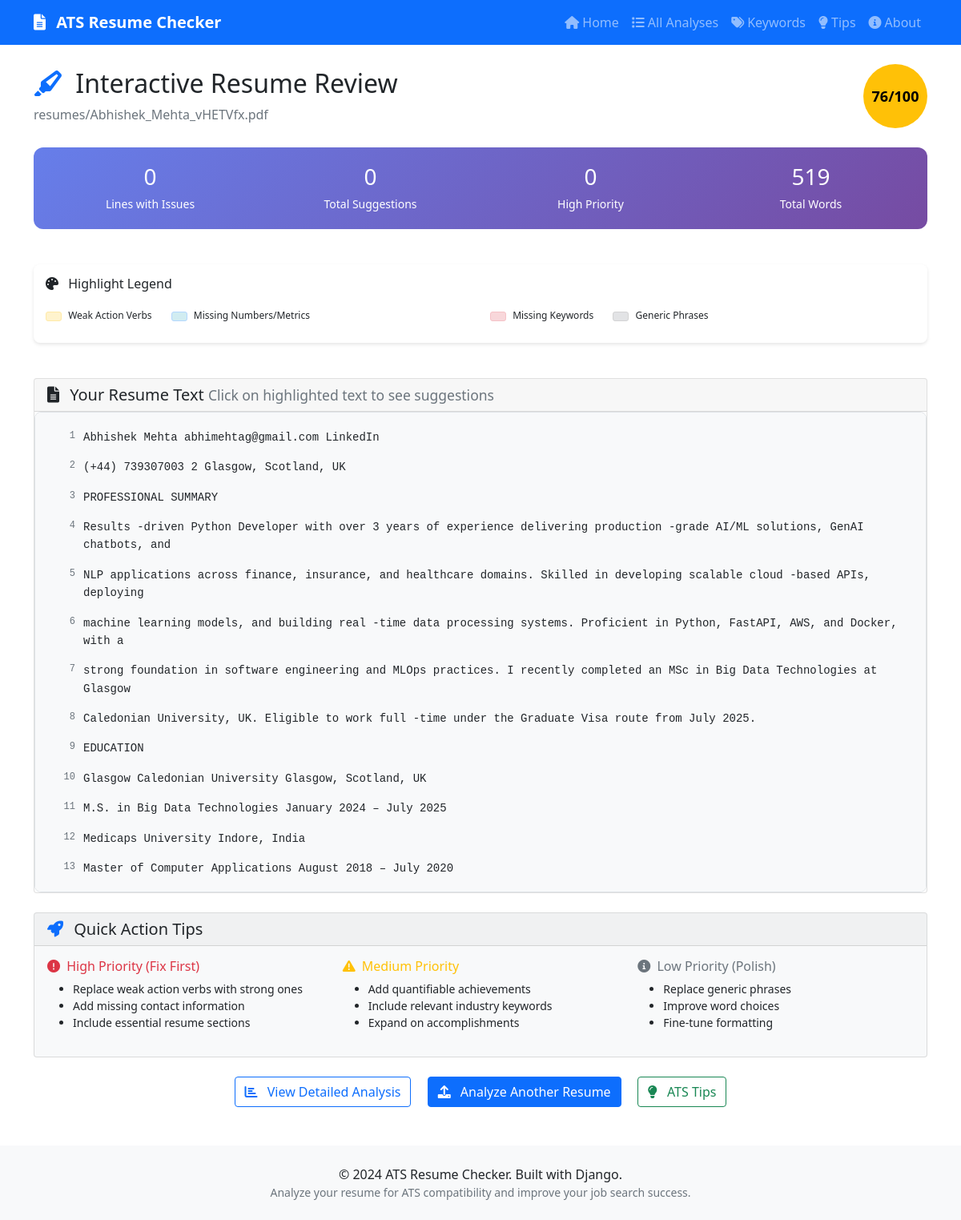
/analysis/2/interactive/, run on the app's committed database.
### resume_analyzer/models.py (models this page shows, shortened)
class ATSAnalysis(models.Model):
    resume = models.OneToOneField(Resume, on_delete=models.CASCADE, related_name='analysis')
    extracted_text = models.TextField(help_text="Raw text extracted from resume")
    word_count = models.IntegerField(default=0)
    overall_score = models.FloatField(default=0.0, help_text="Overall ATS compatibility score (0-100)")
    has_clear_sections = models.BooleanField(default=False)
    has_contact_info = models.BooleanField(default=False)
    has_work_experience = models.BooleanField(default=False)
    has_education = models.BooleanField(default=False)
    has_skills = models.BooleanField(default=False)
    keyword_density = models.FloatField(default=0.0, help_text="Percentage of relevant keywords")
    readability_score = models.FloatField(default=0.0, help_text="Flesch reading ease score")
    has_images = models.BooleanField(default=False, help_text="Contains images or graphics")
    has_tables = models.BooleanField(default=False, help_text="Contains tables")
    has_special_characters = models.BooleanField(default=False, help_text="Contains special characters")
    recommendations = models.TextField(blank=True, help_text="Suggestions for improvement")
    additional_data = models.JSONField(default=dict, blank=True)
    analyzed_at = models.DateTimeField(auto_now_add=True)
    analysis_version = models.CharField(max_length=10, default="1.0")

class Resume(models.Model):
    name = models.CharField(max_length=255, help_text="Name of the person (optional)")
    email = models.EmailField(blank=True, null=True, help_text="Email address (optional)")
    file = models.FileField(
        upload_to=resume_upload_path,
        validators=[FileExtensionValidator(allowed_extensions=['pdf', 'docx', 'doc'])],
        help_text="Upload PDF or Word document"
    )
    original_filename = models.CharField(max_length=255)
    uploaded_at = models.DateTimeField(auto_now_add=True)
    processed = models.BooleanField(default=False)

### resume_analyzer/views.py (the view)
# urls.py: path('analysis/<int:analysis_id>/interactive/', views.interactive_review, name='interactive_review'),
def interactive_review(request, analysis_id):
    analysis = get_object_or_404(ATSAnalysis, id=analysis_id)
    additional_data = analysis.additional_data or {}
    text_issues = additional_data.get('text_issues', [])
    total_issues = sum(len(line_issue['issues']) for line_issue in text_issues)
    high_priority_issues = sum(
        len([issue for issue in line_issue['issues'] if issue.get('priority') == 'high'])
        for line_issue in text_issues
    )
    resume_lines = analysis.extracted_text.split('\n') if analysis.extracted_text else []
    context = {
        'analysis': analysis,
        'text_issues': text_issues,
        'resume_lines': resume_lines,
        'total_issues': total_issues,
        'high_priority_issues': high_priority_issues,
    }
    return render(request, 'resume_analyzer/interactive_review.html', context)

### resume_analyzer/templates/resume_analyzer/interactive_review.html (shortened to what this page needs)
{% extends 'resume_analyzer/base.html' %}
{% load resume_filters %}
{% block content %}
<div class="row">
    <div class="col-12 mb-4">
        <div class="d-flex justify-content-between align-items-center">
            <div>
                <h1 class="h2">
                    <i class="fas fa-highlighter text-primary me-2"></i>
                    Interactive Resume Review
                </h1>
                <p class="text-muted mb-0">{{ analysis.resume.original_filename }}</p>
            </div>
            <div class="text-end">
                <div class="score-circle score-{% if analysis.overall_score >= 80 %}good{% elif analysis.overall_score >= 60 %}fair{% else %}poor{% endif %}">
                    {{ analysis.overall_score|floatformat:0 }}/100
                </div>
            </div>
        </div>
    </div>
</div>
<div class="row mb-4">
    <div class="col-12">
        <div class="stats-card">
            <div class="row text-center">
                <div class="col-md-3">
                    <h3 class="mb-1">{{ text_issues|length }}</h3>
                    <small>Lines with Issues</small>
                </div>
                <div class="col-md-3">
                    <h3 class="mb-1">{{ total_issues }}</h3>
                    <small>Total Suggestions</small>
                </div>
                <div class="col-md-3">
                    <h3 class="mb-1">{{ high_priority_issues }}</h3>
                    <small>High Priority</small>
                </div>
                <div class="col-md-3">
                    <h3 class="mb-1">{{ analysis.word_count }}</h3>
                    <small>Total Words</small>
                </div>
            </div>
        </div>
    </div>
</div>
<div class="row mb-4">
    <div class="col-12">
        <div class="legend">
            <h6 class="mb-3">
                <i class="fas fa-palette me-2"></i>
                Highlight Legend
            </h6>
            <div class="row">
                <div class="col-md-6">
                    <div class="legend-item">
                        <span class="legend-color highlight-weak-verb"></span>
                        Weak Action Verbs
                    </div>
                    <div class="legend-item">
                        <span class="legend-color highlight-missing-quantification"></span>
                        Missing Numbers/Metrics
                    </div>
                </div>
                <div class="col-md-6">
                    <div class="legend-item">
                        <span class="legend-color highlight-missing-keywords"></span>
                        Missing Keywords
                    </div>
                    <div class="legend-item">
                        <span class="legend-color highlight-generic-phrase"></span>
                        Generic Phrases
                    </div>
                </div>
            </div>
        </div>
    </div>
</div>
<div class="row">
    <div class="col-12">
        <div class="card">
            <div class="card-header">
                <h5 class="mb-0">
                    <i class="fas fa-file-text me-2"></i>
                    Your Resume Text
                    <span class="text-muted small">Click on highlighted text to see suggestions</span>
                </h5>
            </div>
            <div class="card-body p-0">
                <div class="resume-text">
                    {% if text_issues %}
                        {% for line_issue in text_issues %}
                        <div class="line-container">
                            <div class="line-number">{{ line_issue.line_number }}</div>
                            <div class="line-content">
                                {% if line_issue.issues %}
                                    {% for issue in line_issue.issues %}
                                        <span class="highlighted-text highlight-{{ issue.type }} priority-{{ issue.priority }}"
                                             onclick="toggleSuggestion(this)">
                                            {{ issue.text }}
                                            <div class="suggestion-tooltip priority-{{ issue.priority }}">
                                                <div class="suggestion-header">
                                                    {% if issue.priority == 'high' %}
                                                        <i class="fas fa-exclamation-circle text-danger me-1"></i>High Priority
                                                    {% elif issue.priority == 'medium' %}
                                                        <i class="fas fa-exclamation-triangle text-warning me-1"></i>Medium Priority
                                                    {% else %}
                                                        <i class="fas fa-info-circle text-secondary me-1"></i>Low Priority
                                                    {% endif %}
                                                </div>
                                                <div class="suggestion-content">
                                                    {{ issue.suggestion }}
                                                    {% if issue.alternatives %}
                                                        <div class="suggestion-examples">
                                                            <strong>Try instead:</strong><br>
                                                            {% for alt in issue.alternatives %}
                                                                <span class="badge bg-success me-1">{{ alt }}</span>
                                                            {% endfor %}
                                                        </div>
                                                    {% endif %}
                                                    {% if issue.examples %}
                                                        <div class="suggestion-examples">
                                                            <strong>Examples:</strong><br>
                                                            {% for example in issue.examples %}
                                                                <span class="badge bg-info me-1">{{ example }}</span>
                                                            {% endfor %}
                                                        </div>
                                                    {% endif %}
                                                    {% if issue.keywords %}
                                                        <div class="suggestion-examples">
                                                            <strong>Add keywords:</strong><br>
                                                            {% for keyword in issue.keywords %}
                                                                <span class="badge bg-primary me-1">{{ keyword|title }}</span>
                                                            {% endfor %}
                                                        </div>
                                                    {% endif %}
                                                    {% if issue.alternative %}
                                                        <div class="suggestion-examples">
                                                            <strong>Better version:</strong><br>
                                                            <em>"{{ issue.alternative }}"</em>
                                                        </div>
                                                    {% endif %}
                                                </div>
                                            </div>
                                        </span>
                                        {% if not forloop.last %} {% endif %}
                                    {% endfor %}
                                {% else %}
                                    {{ line_issue.line_text }}
                                {% endif %}
                            </div>
                        </div>
                        {% endfor %}
                    {% else %}
                        {% for line in resume_lines %}
                        <div class="line-container">
                            <div class="line-number">{{ forloop.counter }}</div>
                            <div class="line-content">{{ line }}</div>
                        </div>
                        {% endfor %}
                    {% endif %}
                </div>
            </div>
        </div>
    </div>
</div>
<div class="row mt-4">
    <div class="col-12">
        <div class="card bg-light">
            <div class="card-header">
                <h5 class="mb-0">
                    <i class="fas fa-rocket text-primary me-2"></i>
                    Quick Action Tips
                </h5>
            </div>
            <div class="card-body">
                <div class="row">
                    <div class="col-md-4">
                        <h6 class="text-danger">
                            <i class="fas fa-exclamation-circle me-1"></i>
                            High Priority (Fix First)
                        </h6>
                        <ul class="small">
                            <li>Replace weak action verbs with strong ones</li>
                            <li>Add missing contact information</li>
                            <li>Include essential resume sections</li>
                        </ul>
                    </div>
                    <div class="col-md-4">
                        <h6 class="text-warning">
                            <i class="fas fa-exclamation-triangle me-1"></i>
                            Medium Priority
                        </h6>
                        <ul class="small">
                            <li>Add quantifiable achievements</li>
                            <li>Include relevant industry keywords</li>
                            <li>Expand on accomplishments</li>
                        </ul>
                    </div>
                    <div class="col-md-4">
                        <h6 class="text-secondary">
                            <i class="fas fa-info-circle me-1"></i>
                            Low Priority (Polish)
                        </h6>
                        <ul class="small">
                            <li>Replace generic phrases</li>
                            <li>Improve word choices</li>
                            <li>Fine-tune formatting</li>
                        </ul>
                    </div>
                </div>
            </div>
        </div>
    </div>
</div>
<div class="row mt-4">
    <div class="col-12">
        <div class="text-center">
            <a href="{% url 'enhanced_analysis_result' analysis.id %}" class="btn btn-outline-primary me-3">
                <i class="fas fa-chart-bar me-2"></i>
                View Detailed Analysis
            </a>
            <a href="{% url 'home' %}" class="btn btn-primary me-3">
                <i class="fas fa-upload me-2"></i>
                Analyze Another Resume
            </a>
            <a href="{% url 'tips' %}" class="btn btn-outline-success">
                <i class="fas fa-lightbulb me-2"></i>
                ATS Tips
            </a>
        </div>
    </div>
</div>
{% endblock %}

### resume_analyzer/templates/resume_analyzer/interactive_review.html (style rules this page uses)
.resume-text { font-family: 'Courier New', monospace; font-size: 14px; line-height: 1.6; background: #f8f9fa; border: 1px solid #dee2e6; border-radius: 8px; padding: 20px; max-height: 600px; overflow-y: auto; }
.line-container { display: flex; align-items: flex-start; margin-bottom: 15px; position: relative; }
.line-number { color: #6c757d; font-size: 12px; min-width: 40px; padding-right: 10px; text-align: right; user-select: none; }
.line-content { flex: 1; position: relative; }
.highlight-weak-verb { background-color: #fff3cd; border: 1px solid #ffeaa7; }
.highlight-missing-quantification { background-color: #d1ecf1; border: 1px solid #b3d7ff; }
.highlight-missing-keywords { background-color: #f8d7da; border: 1px solid #f5c2c7; }
.highlight-generic-phrase { background-color: #e2e3e5; border: 1px solid #d3d3d4; }
.stats-card { background: linear-gradient(135deg, #667eea 0%, #764ba2 100%); color: white; border-radius: 12px; padding: 20px; margin-bottom: 20px; }
.legend { background: white; border-radius: 8px; padding: 15px; margin-bottom: 20px; box-shadow: 0 2px 4px rgba(0,0,0,0.1); }
.legend-item { display: inline-block; margin-right: 20px; margin-bottom: 10px; font-size: 12px; }
.legend-color { display: inline-block; width: 20px; height: 12px; border-radius: 3px; margin-right: 5px; vertical-align: middle; }

### resume_analyzer/templates/resume_analyzer/base.html (style rules this page uses)
.score-circle { display: inline-flex; align-items: center; justify-content: center; width: 80px; height: 80px; border-radius: 50%; font-size: 18px; font-weight: bold; color: white; }
.score-fair { background-color: #ffc107; color: #000; }

### data on the page
ATSAnalysis: resume.original_filename "resumes/Abhishek_Mehta_vHETVfx.pdf", overall_score "76", word_count "519"

### other printed values
{{ text_issues|length }} "0"
{{ total_issues }} "0"
{{ high_priority_issues }} "0"
{{ line }} "Abhishek Mehta abhimehtag@gmail.com LinkedIn" "(+44) 739307003 2 Glasgow, Scotland, UK" "PROFESSIONAL SUMMARY" "Results -driven Python Developer with over 3 years of experience delivering production -grade AI/ML solutions, GenAI chatbots, and" "NLP applications across finance, insurance, and healthcare domains. Skilled in developing scalable cloud -based APIs, deploying" "machine learning models, and building real -time data processing systems. Proficient in Python, FastAPI, AWS, and Docker, with a" "strong foundation in software engineering and MLOps practices. I recently completed an MSc in Big Data Technologies at Glasgow" "Caledonian University, UK. Eligible to work full -time under the Graduate Visa route from July 2025." "EDUCATION" "Glasgow Caledonian University Glasgow, Scotland, UK" "M.S. in Big Data Technologies January 2024 – July 2025" "Medicaps University Indore, India" "Master of Computer Applications August 2018 – July 2020"
